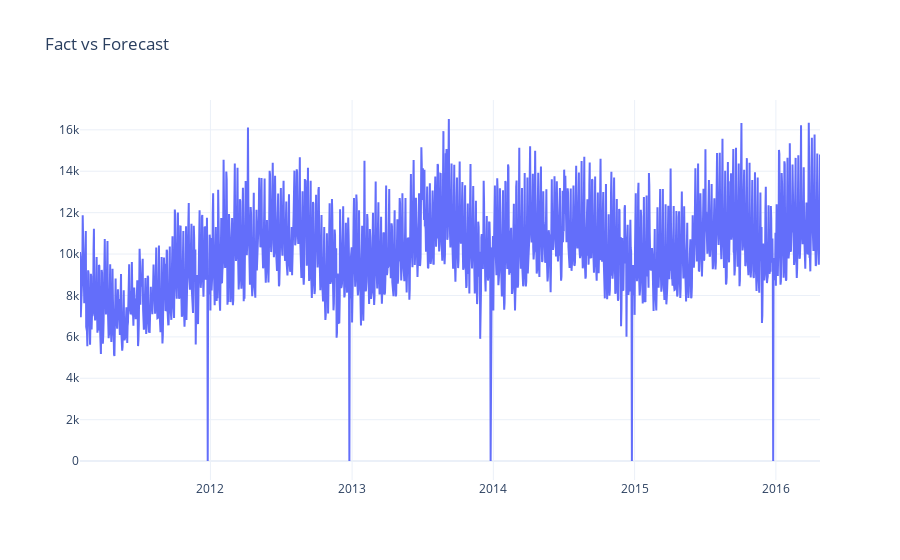

Notebook cell for this chart:
### Markdown cell above
По характеру функциональной связи между своими компонентами модели временных рядов делятся на два основных типа — аддитивные и мультипликативные.<br/>Первый из них применяется в случаях, когда амплитуда сезонных колебаний приблизительно постоянна. Если же эта амплитуда заметно изменяется во времени (обычно возрастает), то строят мультипликативную модель.


![image.png](https://www.researchgate.net/publication/348592737/figure/fig2/AS:981645804961802@1611054006728/Examples-for-multiplicative-and-additive-relationship-between-time-series-components.png)

[Про мультипликативную сезональность](https://facebook.github.io/prophet/docs/multiplicative_seasonality.html)

<span style="color:green">**Ответьте на вопрос:**</span>

- **Какие примеры временных рядов будут иметь скорее аддитивную сезональность? А мультипликативную?**

### Code cell
plotly_df(data.set_index('ds')[['y']], title = 'Fact vs Forecast')

### Figure 1 — Plotly figure (JSON) as saved in the notebook; plotly's stock layout.template omitted (floating-point values rounded to 4 significant figures; data arrays with more than 128 entries replaced by an {"elided": "..."} marker saying what was removed)
{"data": [{"mode": "lines", "name": "y", "type": "scatter", "x": {"elided": "1913 str values"}, "y": {"elided": "1913 int values"}}], "layout": {"title": {"text": "Fact vs Forecast"}}}
